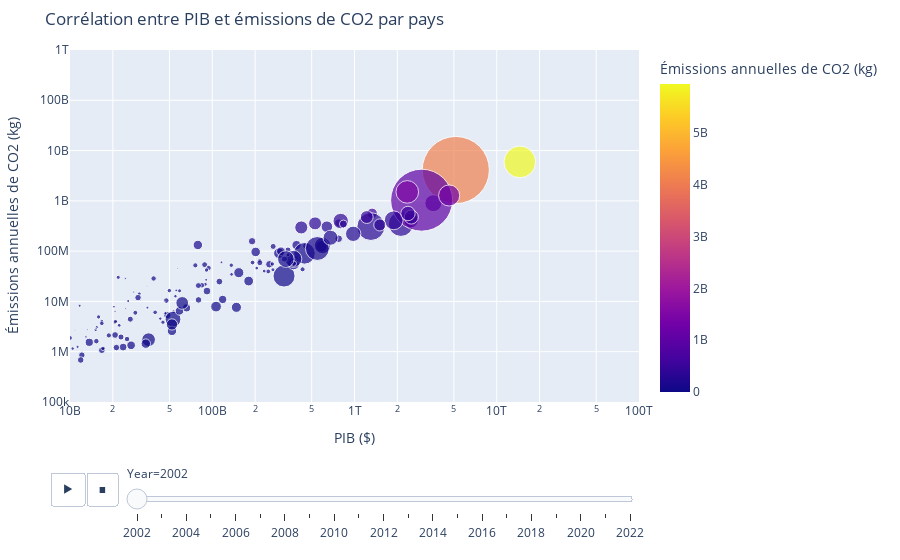

The code cell stored with this chart in its notebook:
### Markdown cell above
***Deuxième Analyste : Corrélation CO2 et PIB + Population***

### Code cell
# Création du graphique de corrélation interactif
fig = px.scatter(
    df_final,
    x='GDP',  # PIB en dollars 
    y='Annual CO₂ emissions',  # Émissions annuelles de CO2
    animation_frame='Year',  # Animation par année
    hover_name='Entity',  # Affiche le nom du pays au survol
    log_x=True,  # Échelle logarithmique pour l'axe X
    log_y=True,  # Échelle logarithmique pour l'axe Y
    color='Annual CO₂ emissions',  # Couleur basée sur les émissions de CO2
    size='Population',  # Taille des points basée sur la population
    size_max=50,  # Taille maximale des points
    title="Corrélation entre PIB et émissions de CO2 par pays",  # Titre du graphique
    labels={
        'GDP': 'PIB ($)',  # Renomme les étiquettes des axes
        'Annual CO₂ emissions': 'Émissions annuelles de CO2 (kg)',
        'Entity': 'Pays'
    },
)

# Personnalisation du layout
fig.update_layout(
    margin=dict(l=50, r=20, t=50, b=50), # Ajustement des marges du graphique pour une meilleure lisibilité (gauche, droite, haut, bas)
    xaxis=dict(range=[10, 14]),  # Ajustement de le plage de donnée de l'abscisse pour une meilleure lisibilité (10^10 à 10^14) [Échelle logarithmique]
    yaxis=dict(range=[5, 12]),   # Ajustement de le plage de donnée de l'ordonnée pour une meilleure lisibilité (10^5 à 10^12)[Échelle logarithmique]
) 

# Affichage du graphique interactif
fig.show()

### Figure 1 — Plotly figure (JSON) as saved in the notebook; plotly's stock layout.template omitted (floating-point values rounded to 4 significant figures; data arrays with more than 128 entries replaced by an {"elided": "..."} marker saying what was removed)
{"data": [{"hovertemplate": "<b>%{hovertext}</b><br><br>Year=2002<br>PIB ($)=%{x}<br>Émissions annuelles de CO2 (kg)=%{marker.color}<br>Population=%{marker.size}<extra></extra>", "hovertext": {"elided": "158 str values"}, "legendgroup": "", "marker": {"color": {"elided": "158 float values"}, "coloraxis": "coloraxis", "size": {"elided": "158 int values"}, "sizemode": "area", "sizeref": 570600.0, "symbol": "circle"}, "mode": "markers", "name": "", "orientation": "v", "showlegend": false, "type": "scatter", "x": {"elided": "158 int values"}, "xaxis": "x", "y": {"elided": "158 float values"}, "yaxis": "y"}], "layout": {"coloraxis": {"colorbar": {"title": {"text": "Émissions annuelles de CO2 (kg)"}}, "colorscale": [[0, "#0d0887"], [0.1111, "#46039f"], [0.2222, "#7201a8"], [0.3333, "#9c179e"], [0.4444, "#bd3786"], [0.5556, "#d8576b"], [0.6667, "#ed7953"], [0.7778, "#fb9f3a"], [0.8889, "#fdca26"], [1, "#f0f921"]]}, "legend": {"itemsizing": "constant", "tracegroupgap": 0}, "margin": {"b": 50, "l": 50, "r": 20, "t": 50}, "sliders": [{"active": 0, "currentvalue": {"prefix": "Year="}, "len": 0.9, "pad": {"b": 10, "t": 60}, "steps": [{"args": [["2002"], {"frame": {"duration": 0, "redraw": false}, "fromcurrent": true, "mode": "immediate", "transition": {"duration": 0, "easing": "linear"}}], "label": "2002", "method": "animate"}, {"args": [["2003"], {"frame": {"duration": 0, "redraw": false}, "fromcurrent": true, "mode": "immediate", "transition": {"duration": 0, "easing": "linear"}}], "label": "2003", "method": "animate"}, {"args": [["2004"], {"frame": {"duration": 0, "redraw": false}, "fromcurrent": true, "mode": "immediate", "transition": {"duration": 0, "easing": "linear"}}], "label": "2004", "method": "animate"}, {"args": [["2005"], {"frame": {"duration": 0, "redraw": false}, "fromcurrent": true, "mode": "immediate", "transition": {"duration": 0, "easing": "linear"}}], "label": "2005", "method": "animate"}, {"args": [["2006"], {"frame": {"duration": 0, "redraw": false}, "fromcurrent": true, "mode": "immediate", "transition": {"duration": 0, "easing": "linear"}}], "label": "2006", "method": "animate"}, {"args": [["2007"], {"frame": {"duration": 0, "redraw": false}, "fromcurrent": true, "mode": "immediate", "transition": {"duration": 0, "easing": "linear"}}], "label": "2007", "method": "animate"}, {"args": [["2008"], {"frame": {"duration": 0, "redraw": false}, "fromcurrent": true, "mode": "immediate", "transition": {"duration": 0, "easing": "linear"}}], "label": "2008", "method": "animate"}, {"args": [["2009"], {"frame": {"duration": 0, "redraw": false}, "fromcurrent": true, "mode": "immediate", "transition": {"duration": 0, "easing": "linear"}}], "label": "2009", "method": "animate"}, {"args": [["2010"], {"frame": {"duration": 0, "redraw": false}, "fromcurrent": true, "mode": "immediate", "transition": {"duration": 0, "easing": "linear"}}], "label": "2010", "method": "animate"}, {"args": [["2011"], {"frame": {"duration": 0, "redraw": false}, "fromcurrent": true, "mode": "immediate", "transition": {"duration": 0, "easing": "linear"}}], "label": "2011", "method": "animate"}, {"args": [["2012"], {"frame": {"duration": 0, "redraw": false}, "fromcurrent": true, "mode": "immediate", "transition": {"duration": 0, "easing": "linear"}}], "label": "2012", "method": "animate"}, {"args": [["2013"], {"frame": {"duration": 0, "redraw": false}, "fromcurrent": true, "mode": "immediate", "transition": {"duration": 0, "easing": "linear"}}], "label": "2013", "method": "animate"}, {"args": [["2014"], {"frame": {"duration": 0, "redraw": false}, "fromcurrent": true, "mode": "immediate", "transition": {"duration": 0, "easing": "linear"}}], "label": "2014", "method": "animate"}, {"args": [["2015"], {"frame": {"duration": 0, "redraw": false}, "fromcurrent": true, "mode": "immediate", "transition": {"duration": 0, "easing": "linear"}}], "label": "2015", "method": "animate"}, {"args": [["2016"], {"frame": {"duration": 0, "redraw": false}, "fromcurrent": true, "mode": "immediate", "transition": {"duration": 0, "easing": "linear"}}], "label": "2016", "method": "animate"}, {"args": [["2017"], {"frame": {"duration": 0, "redraw": false}, "fromcurrent": true, "mode": "immediate", "transition": {"duration": 0, "easing": "linear"}}], "label": "2017", "method": "animate"}, {"args": [["2018"], {"frame": {"duration": 0, "redraw": false}, "fromcurrent": true, "mode": "immediate", "transition": {"duration": 0, "easing": "linear"}}], "label": "2018", "method": "animate"}, {"args": [["2019"], {"frame": {"duration": 0, "redraw": false}, "fromcurrent": true, "mode": "immediate", "transition": {"duration": 0, "easing": "linear"}}], "label": "2019", "method": "animate"}, {"args": [["2020"], {"frame": {"duration": 0, "redraw": false}, "fromcurrent": true, "mode": "immediate", "transition": {"duration": 0, "easing": "linear"}}], "label": "2020", "method": "animate"}, {"args": [["2021"], {"frame": {"duration": 0, "redraw": false}, "fromcurrent": true, "mode": "immediate", "transition": {"duration": 0, "easing": "linear"}}], "label": "2021", "method": "animate"}, {"args": [["2022"], {"frame": {"duration": 0, "redraw": false}, "fromcurrent": true, "mode": "immediate", "transition": {"duration": 0, "easing": "linear"}}], "label": "2022", "method": "animate"}], "x": 0.1, "xanchor": "left", "y": 0, "yanchor": "top"}], "title": {"text": "Corrélation entre PIB et émissions de CO2 par pays"}, "updatemenus": [{"buttons": [{"args": [null, {"frame": {"duration": 500, "redraw": false}, "fromcurrent": true, "mode": "immediate", "transition": {"duration": 500, "easing": "linear"}}], "label": "&#9654;", "method": "animate"}, {"args": [[null], {"frame": {"duration": 0, "redraw": false}, "fromcurrent": true, "mode": "immediate", "transition": {"duration": 0, "easing": "linear"}}], "label": "&#9724;", "method": "animate"}], "direction": "left", "pad": {"r": 10, "t": 70}, "showactive": false, "type": "buttons", "x": 0.1, "xanchor": "right", "y": 0, "yanchor": "top"}], "xaxis": {"anchor": "y", "domain": [0, 1], "range": [10, 14], "title": {"text": "PIB ($)"}, "type": "log"}, "yaxis": {"anchor": "x", "domain": [0, 1], "range": [5, 12], "title": {"text": "Émissions annuelles de CO2 (kg)"}, "type": "log"}}}
